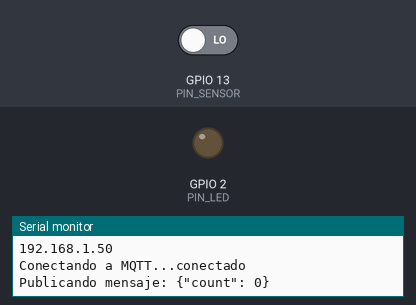
The sketch below on a simulated ESP32. On the bench: output pins drawn as LEDs (lit = HIGH), the last lines printed to the serial monitor. The inputs (shaded band) are chosen by the test bench; at power-on: GPIO 13 (PIN_SENSOR) LOW. WiFi joins after 1.5 s; servers stay silent unless stated; no MQTT or app messages arrive unless stated.

Above: at 2.7 s.
2.8 s: GPIO 13 (PIN_SENSOR) driven HIGH
At 3.5 s:
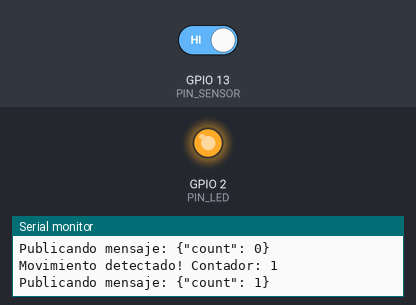
4.3 s: GPIO 13 (PIN_SENSOR) driven LOW
At 4.7 s:
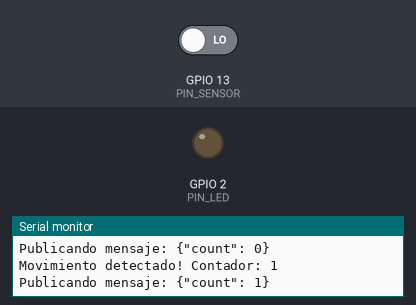
Timing chart, 0 to 7.3 s (numbered marks = the images above; inputs shaded):
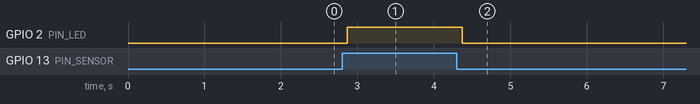

Measured:
- after the input at 2.8 s, GPIO 2 (PIN_LED): LOW → HIGH after 0.07 s
- after the input at 4.3 s, GPIO 2 (PIN_LED): HIGH → LOW after 0.07 s

The sketch:

ArduinoEsp32code.ino
```cpp
#include <WiFi.h>
#include <PubSubClient.h>

// Configuración WiFi
const char* ssid = "TU_WIFI_SSID";       // CAMBIAR por tu WiFi
const char* password = "TU_WIFI_PASS";   // CAMBIAR por tu contraseña

// Configuración MQTT
const char* mqtt_server = "broker.emqx.io";  // Broker MQTT público
const int mqtt_port = 1883;
const char* mqtt_topic = "buses/ESP32_001/count";
const char* mqtt_client_id = "ESP32_BUS_001";

// Pines
const int PIN_SENSOR = 13;  // Pin para el sensor PIR
const int PIN_LED = 2;      // LED integrado en ESP32

// Variables
int passengerCount = 0;
int lastState = LOW;
unsigned long lastSendTime = 0;
const int SEND_INTERVAL = 2000;  // Intervalo de envío en ms

// Objetos
WiFiClient espClient;
PubSubClient client(espClient);

void setup_wifi() {
  delay(10);
  Serial.println();
  Serial.print("Conectando a ");
  Serial.println(ssid);

  WiFi.begin(ssid, password);

  while (WiFi.status() != WL_CONNECTED) {
    delay(500);
    Serial.print(".");
  }

  Serial.println("");
  Serial.println("WiFi conectado");
  Serial.println("Dirección IP: ");
  Serial.println(WiFi.localIP());
}

void reconnect() {
  while (!client.connected()) {
    Serial.print("Conectando a MQTT...");
    if (client.connect(mqtt_client_id)) {
      Serial.println("conectado");
    } else {
      Serial.print("falló, rc=");
      Serial.print(client.state());
      Serial.println(" intentando de nuevo en 5 segundos");
      delay(5000);
    }
  }
}

void sendMQTTMessage() {
  char msg[50];
  sprintf(msg, "{\"count\": %d}", passengerCount);

  Serial.print("Publicando mensaje: ");
  Serial.println(msg);

  client.publish(mqtt_topic, msg);
}

void setup() {
  pinMode(PIN_SENSOR, INPUT);
  pinMode(PIN_LED, OUTPUT);

  Serial.begin(115200);
  setup_wifi();

  client.setServer(mqtt_server, mqtt_port);
}

void loop() {
  if (!client.connected()) {
    reconnect();
  }
  client.loop();

  // Leer estado del sensor
  int currentState = digitalRead(PIN_SENSOR);

  // Detección de movimiento (flanco ascendente)
  if (currentState == HIGH && lastState == LOW) {
    passengerCount++;
    digitalWrite(PIN_LED, HIGH);

    // Mostrar en serial
    Serial.print("Movimiento detectado! Contador: ");
    Serial.println(passengerCount);

    // Enviar mensaje MQTT inmediatamente al detectar movimiento
    sendMQTTMessage();
    lastSendTime = millis();
  }
  else if (currentState == LOW && lastState == HIGH) {
    digitalWrite(PIN_LED, LOW);
  }

  // Actualizar último estado
  lastState = currentState;

  // Envío periódico para asegurar sincronización
  unsigned long currentTime = millis();
  if (currentTime - lastSendTime > SEND_INTERVAL) {
    sendMQTTMessage();
    lastSendTime = currentTime;
  }

  delay(100);  // Pequeña pausa para estabilidad
}
```
